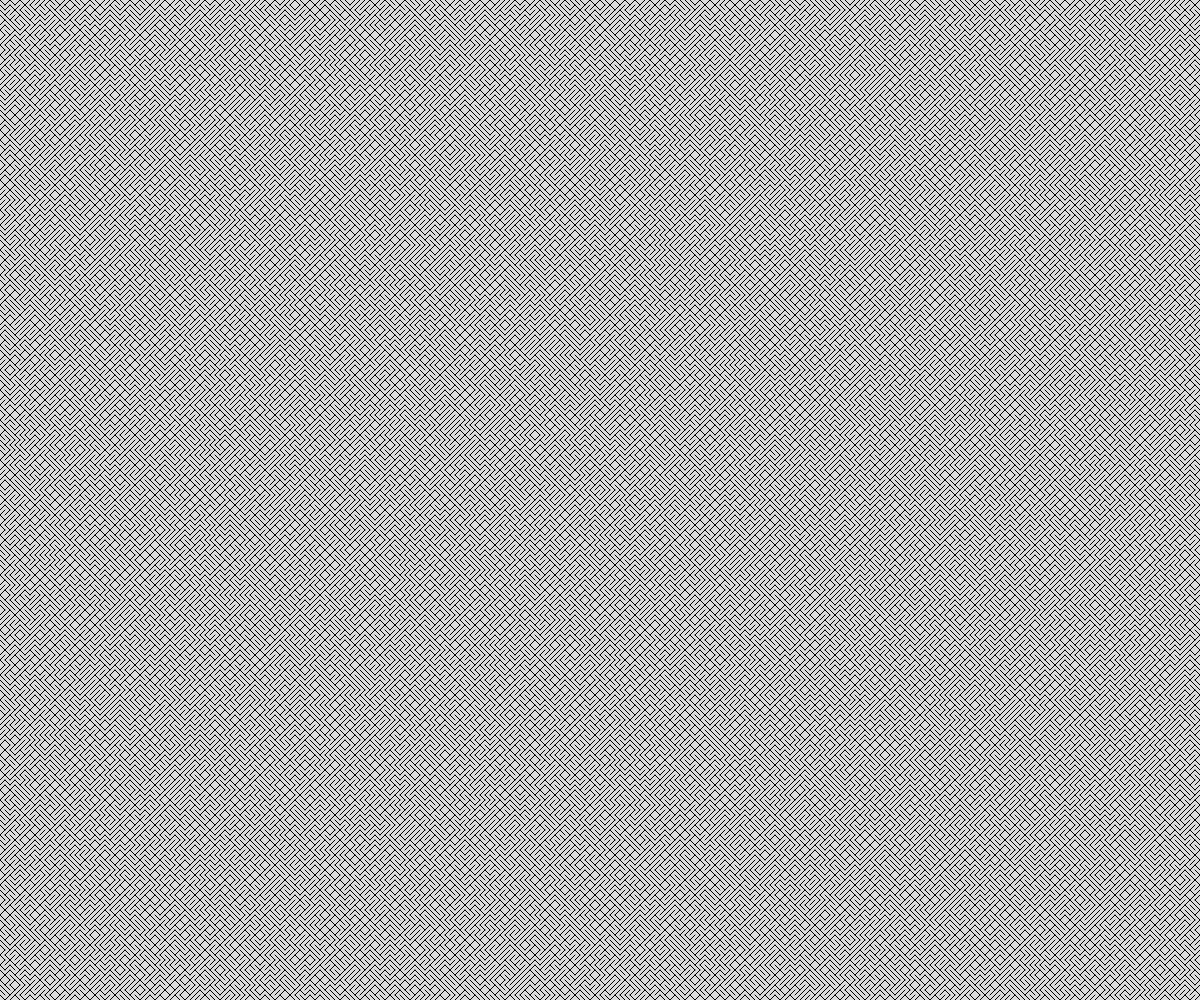
Frame 1 (no input)
Frame 60 (no input): identical to frame 1, image omitted
Frame 120 (the mouse pressed at the canvas centre since frame 60): identical to frame 1, image omitted

The p5.js sketch that drew this single still picture (run headless with seeded random() and noise() and a simulated clock; from frame 60 on, the mouse is pressed at the canvas centre):

// p5.js sketch
// ── sketch.js
// Generative Art Demo

let theTiles = [];
const THE_SIZE = 5;
let someTile;

function setup() {
  createCanvas(windowWidth, windowHeight);
  for (let y = THE_SIZE/2; y <= height; y += THE_SIZE) {
    for (let x = THE_SIZE/2; x <= width; x += THE_SIZE) {
      someTile = spawnTile(x, y, THE_SIZE);
      theTiles.push(someTile);
    }
  }
}

function draw() {
  background(220);

  for (let tile of theTiles) {
    line(tile.x1, tile.y1, tile.x2, tile.y2);
  } 
}

function spawnTile(x, y, tileSize) {
  let choice = random(100);
  let tile;
  if (choice < 50) {
    // Positive Slope
    tile = {
      x1: x - tileSize/2,
      y1: y + tileSize/2,
      x2: x + tileSize/2,
      y2: y - tileSize/2,
    };
  }
  else {
    // Negative Slope
    tile = {
      x1: x - tileSize/2,
      y1: y - tileSize/2,
      x2: x + tileSize/2,
      y2: y + tileSize/2,
    };
  }
  return tile;
}
